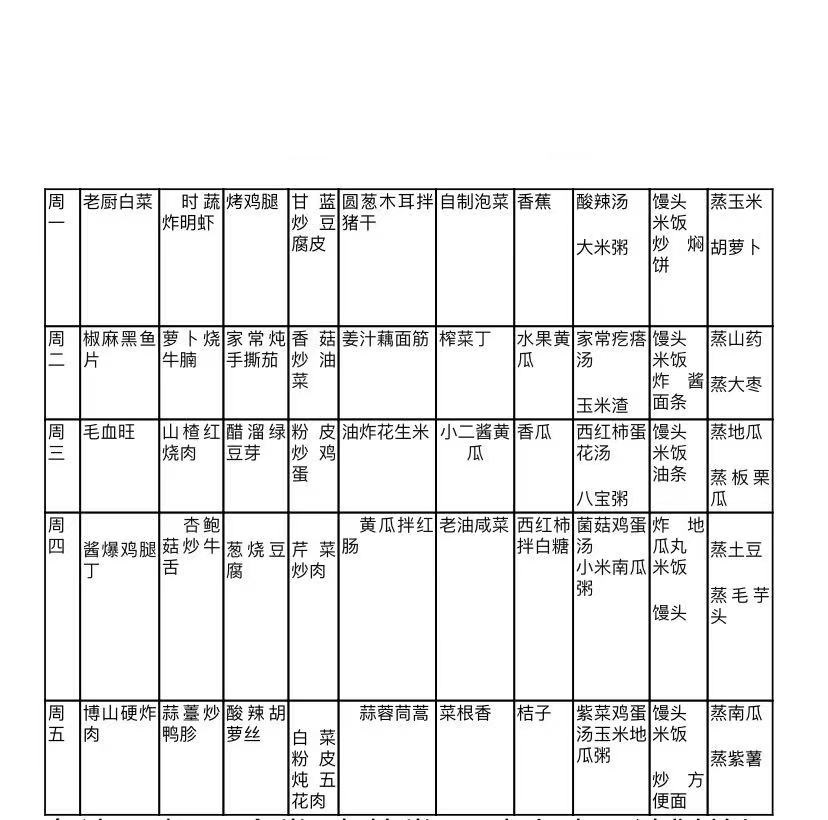
#> input picture example.jpg, 828 x 820 px
$ python -i image_read.py   (imports and definitions only)
#> lines starting #> are read from the running program, lines starting #| are printed output that depends on the picture; after the words box and inside, x2 and y2 are one past the last pixel; in counts of white or black regions, pixels touching at a corner belong together
import json
import time
import math
import sys
import configparser
from dataclasses import dataclass, field, asdict
from functools import reduce
from typing import List

import cv2
import numpy as np
from aip import AipOcr

# 读取配置文件
config = configparser.ConfigParser()
# [1 line not run here, left out]

# [1 line that did not run here, left out]
# [1 line that did not run here, left out]
# [1 line that did not run here, left out]
# [1 line that did not run here, left out]

# 百度 ocr api
# [1 line that did not run here, left out]
# [1 line that did not run here, left out]
# [1 line that did not run here, left out]

# 其他配置
# [1 line that did not run here, left out]
# [1 line that did not run here, left out]

# [1 line that did not run here, left out]


def read_image(image_path):
#> called with image_path = 'example.jpg'
    image = cv2.imread(image_path)
#> image is the input picture: shape (820, 828, 3); min 0, max 255, mean 236.1
    # 二值化
    gray = cv2.cvtColor(image, cv2.COLOR_BGR2GRAY)
    binary = cv2.adaptiveThreshold(~gray, 255,
                                   cv2.ADAPTIVE_THRESH_GAUSSIAN_C, cv2.THRESH_BINARY, 15, -30)
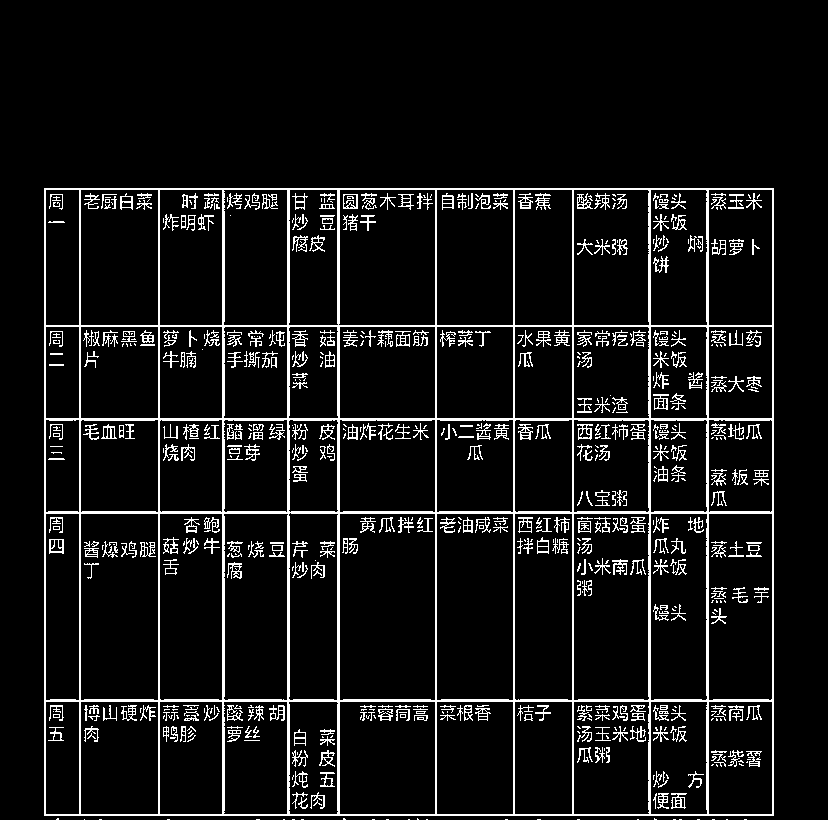
#> binary: shape (820, 828); 8.1% white in thin lines or dots, all inside (x1, y1, x2, y2) = (44, 188, 774, 820)
    write_image('output/cell.jpg', binary)

    rows, cols = binary.shape
    scale = 20
    # 识别横线
    kernel = cv2.getStructuringElement(cv2.MORPH_RECT, (cols // scale, 1))
    # 腐蚀
    eroded = cv2.erode(binary, kernel, iterations=1)
    # 膨胀
    dilatedcol = cv2.dilate(eroded, kernel, iterations=1)
    write_image('output/dilated1.jpg', dilatedcol)

    # 识别竖线
    kernel = cv2.getStructuringElement(cv2.MORPH_RECT, (1, rows // scale))
    eroded = cv2.erode(binary, kernel, iterations=1)
    dilatedrow = cv2.dilate(eroded, kernel, iterations=1)
    # 往上延申下
    for i in range(len(dilatedrow) - 1):
        if dilatedrow[i].max() > COLOR_MINIMUM:
            dilatedrow[i - PIXEL_INCREASE: i] = [dilatedrow[i]] * PIXEL_INCREASE
            break
    write_image('output/dilated2.jpg', dilatedrow)

    # 标识交点
    bitwiseAnd = cv2.bitwise_and(dilatedcol, dilatedrow)
    write_image('output/bitwise.jpg', bitwiseAnd)

    # 标识表格
    merge = cv2.add(dilatedcol, dilatedrow)
    write_image('output/add.jpg', merge)
    # 通过 Mask 去除一些东西
    bitwise_sub = cv2.bitwise_and(binary, binary, mask=cv2.bitwise_not(cv2.dilate(merge, np.ones((4, 4), np.uint8), iterations=1)))
    write_image('output/sub.jpg', bitwise_sub)

    # 识别黑白图中的白色点
    ys, xs = np.where(bitwiseAnd > 0)
    mylisty = []
    mylistx = []

    # 通过排序，获取跳变的x和y的值，说明是交点，否则交点会有好多像素值，我只取最后一点
    i = 0
    myxs = np.sort(xs)
    print('myxs', myxs)
    for i in range(len(myxs) - 1):
        if myxs[i + 1] - myxs[i] > CELL_MIN_WIDTH:
            mylistx.append(myxs[i])
        i = i + 1
    mylistx.append(myxs[i])
    print('纵向：', mylistx)
    print(len(mylistx))

    i = 0
    myys = np.sort(ys)
    print('myys', myys)

    for i in range(len(myys) - 1):
        if myys[i + 1] - myys[i] > CELL_MIN_HEIGHT:
            mylisty.append(myys[i])
        i = i + 1
    mylisty.append(myys[i])
    print('横向', mylisty)
    print(len(mylisty))

    index = 0
    rows = []
    for i in range(index, len(mylisty) - 1):
        # current_dish = Dish()
        current_row = []
        for n in range(len(mylistx) - 1):
            res = do_cell(n, i, mylistx, mylisty, bitwise_sub)
            if len(res.get('words_result')) < 1:
                current_row.append('')
                continue
            current_row.append(reduce(lambda x, y: x + y, map(lambda x: x.get("words"), res.get('words_result')), ""))
            # current_dish.set_field(n, reduce(lambda x, y: x + y, map(lambda x: x.get("words"), res.get('words_result')), ""))
        # dish_list.append(current_dish)
        rows.append(current_row)
    print(rows)
    return rows


# [114 lines left out: functions do_cell, h_project, split_projection_list, my_hconcat, get_baidu_ocr_result, get_file_content, not called in this run]


def write_image(image_path, image):
    '''
    向文件中写入图片，根据 WRITE_TO_FOLDER 开关变量进行处理
    '''
#> (the run stopped early here; a loop or call above may not have finished)
